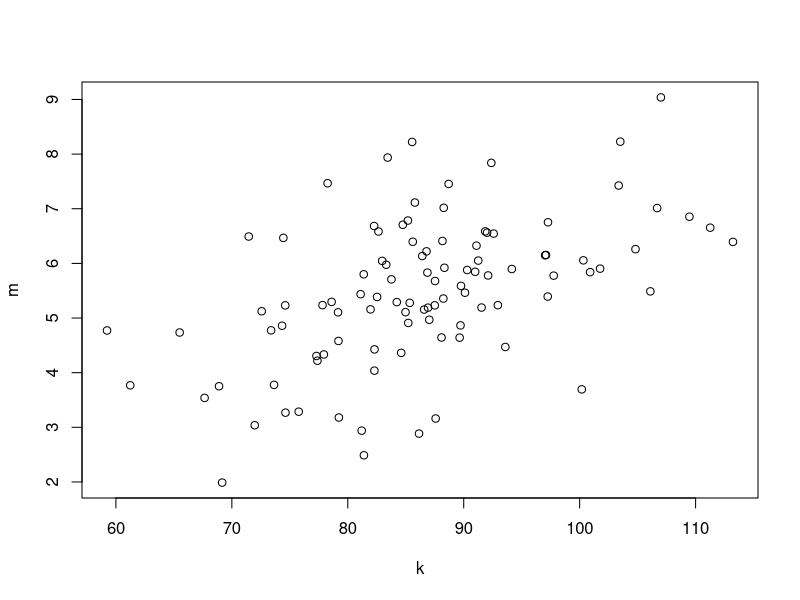
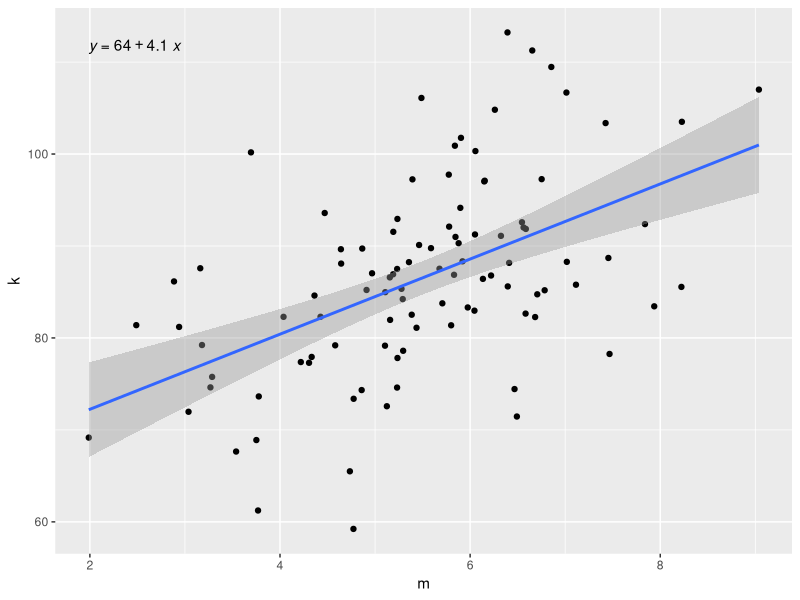

Generate these figures, in order, with R:
## ---- chunk 1
knitr::opts_chunk$set(echo = FALSE)
knitr::opts_chunk$set(message = FALSE)
knitr::opts_chunk$set(warning = FALSE)
## ---- chunk 2
library(tidyverse)
library(mvtnorm)
library(glmnet)
library(ggpubr)
## ---- chunk 3
mean_k <- 88.5
mean_m <- 5.4
sigma_k <- 13.25
sigma_m <- 1.45
rho <- 0.6

## ---- chunk 4
sigma_cov <- matrix(c(sigma_k^2, rho*sigma_k*sigma_m, rho*sigma_k*sigma_m, sigma_m^2), ncol = 2)

set.seed(100)
S <- as.data.frame(rmvnorm(n = 100, mean = c(mean_k, mean_m), sigma = sigma_cov))
colnames(S) <- c("k", "m")

plot(S)
## ---- chunk 5
model <- lm(k ~ m, S)
summary(model)

ggplot(S, aes (m, k)) +
  geom_point() +
  geom_smooth(method='lm') +
  stat_regline_equation()
## ---- chunk 6

a <- cor(S$k, S$m)*sd(S$k)/sd(S$m)
b <- mean(S$k) - a*mean(S$m)

pred_coef_model <- as.data.frame(matrix(c(a, b), ncol =2))
colnames(pred_coef_model) <- c("a", "b")
pred_coef_model

## ---- chunk 7
model_resid <- resid(model)

shapiro_wilk_test_p <- shapiro.test(model_resid)$p.value
cat("Shapiro-Wilk test result is", shapiro_wilk_test_p)
## ---- chunk 8
kolmogorov_smirnov_test_p <- ks.test(model_resid, "pnorm", mean(model_resid), sd(model_resid))$p.value
cat("Kolmogorov-Smirnov test result is", kolmogorov_smirnov_test_p)
## ---- chunk 9

set.seed(100)

W <- rnorm(100, 50, 5)

S <- S %>%
  mutate(w = W)

model_w <- lm(k ~ m + w, S)
summary(model_w)
## ---- chunk 10
set.seed(200)
Ly <- round(rnorm(201, 20, 5), digits = 3)
Neu <- round(rnorm(201, 80, 5), digits = 3)

S2 <- as.data.frame(matrix(c(Neu, Ly), ncol = 2))
colnames(S2) <- c("Neu", "Ly")

S2 <- S2 %>% 
  mutate(NLR = round(Neu/Ly, digits = 3)) %>%
  mutate(Prob_Sepsis = case_when(NLR < 3 ~ 0,
                            NLR >= 3 & NLR <= 9 ~ (NLR - 3)/6, 
                            NLR > 9 ~ 1) %>% round(digits = 3)) %>%
  mutate(Sepsis = rbinom(201, 1, Prob_Sepsis))

S2

sepsis_model <- glm(Sepsis ~ Ly + Neu, family = "binomial", data = S2)
summary(sepsis_model)
## ---- chunk 11
prediction <- predict(sepsis_model, data.frame(Neu = 90, Ly = 15), type = "response")
prediction
